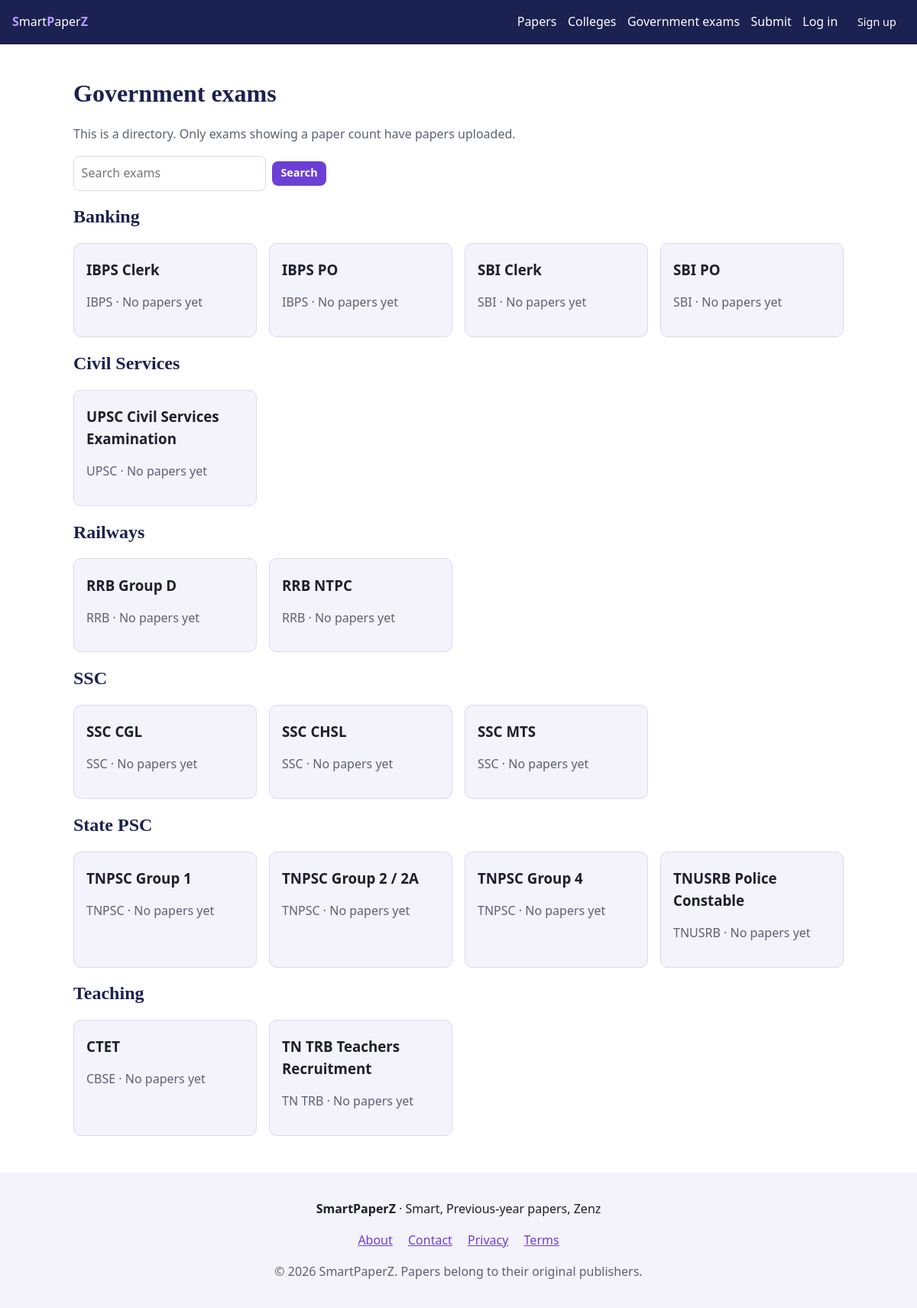
/exams, run on the app's committed database.
### tables this page shows
CREATE TABLE exams(id INTEGER PRIMARY KEY, name TEXT NOT NULL UNIQUE, category TEXT NOT NULL, body TEXT);

### app.py (the view)
    @app.route("/exams")
    def exams():
        qs = request.args.get("q", "").strip()
        rows = db.q("SELECT e.*, (SELECT COUNT(*) FROM papers p WHERE p.exam_id=e.id AND p.status='approved') n "
                    "FROM exams e WHERE e.name LIKE ? ORDER BY category, name", f"%{qs}%")
        return render_template("exams.html", rows=rows, q=qs)

### db.py (called while the page is built)
def get_db():
    if "db" not in g:
        g.db = sqlite3.connect(current_app.config["DATABASE"])
        g.db.row_factory = sqlite3.Row
        g.db.execute("PRAGMA foreign_keys=ON")
    return g.db

def q(sql, *a): return get_db().execute(sql, a).fetchall()

def init_app(app):
    @app.teardown_appcontext
    def close(_):
        d = g.pop("db", None)
        if d: d.close()

### templates/exams.html
{% extends 'base.html' %}{% block title %}Government exams{% endblock %}
{% block body %}<h1>Government exams</h1><p class="muted">This is a directory. Only exams showing a paper count have papers uploaded.</p>
<form class="filters" method="get"><input name="q" value="{{ q }}" placeholder="Search exams"><button class="btn sm">Search</button></form>
{% for cat, items in rows|groupby('category') %}<h2>{{ cat }}</h2><div class="grid">{% for e in items %}
<a class="card" href="{{ url_for('exam_detail', eid=e.id) }}"><h3>{{ e.name }}</h3><p class="muted">{{ e.body }} · {{ (e.n ~ ' papers') if e.n else 'No papers yet' }}</p></a>{% endfor %}</div>
{% else %}<div class="empty"><p>No exam matches that search.</p></div>{% endfor %}{% endblock %}

### static/css/style.css (style rules this page uses)
:root { --navy:#1b2150;--purple:#6d3fd6;--bg:#fff;--soft:#f4f2fb;--ink:#1d1f2e;--mut:#5d6075;--line:#dcd8ee }
* { box-sizing:border-box }
body { margin:0;font:16px/1.55 system-ui,"Segoe UI",sans-serif;color:var(--ink);background:var(--bg) }
a { color:var(--purple) }
h1,h2 { font-family:Georgia,"Times New Roman",serif;color:var(--navy);line-height:1.2 }
.btn { display:inline-block;background:var(--purple);color:#fff;border:0;border-radius:8px;padding:.65rem 1.1rem;font:inherit;font-weight:600;cursor:pointer;text-decoration:none }
.btn.sm { padding:.3rem .7rem;font-size:.9rem }
input,select,textarea { font:inherit;padding:.6rem;border:1px solid var(--line);border-radius:8px;background:var(--bg);color:var(--ink);max-width:100% }
.two,.grid { display:grid;grid-template-columns:repeat(auto-fill,minmax(240px,1fr));gap:1rem }
.panel,.card { display:block;background:var(--soft);border:1px solid var(--line);border-radius:10px;padding:1rem;text-decoration:none;color:var(--ink) }
.panel h2,.card h3 { margin:.2rem 0 }
.muted { color:var(--mut) }
.filters { display:flex;flex-wrap:wrap;gap:.5rem;align-items:center;margin:1rem 0 }

### data on the page
exams: category "Banking", name "IBPS Clerk", body "IBPS", n "No papers yet"
exams: name "IBPS PO", body "IBPS", n "No papers yet"
exams: name "SBI Clerk", body "SBI", n "No papers yet"
exams: name "SBI PO", body "SBI", n "No papers yet"
exams: category "Civil Services", name "UPSC Civil Services Examination", body "UPSC", n "No papers yet"
exams: category "Railways", name "RRB Group D", body "RRB", n "No papers yet"
exams: name "RRB NTPC", body "RRB", n "No papers yet"
exams: category "SSC", name "SSC CGL", body "SSC", n "No papers yet"
exams: name "SSC CHSL", body "SSC", n "No papers yet"
exams: name "SSC MTS", body "SSC", n "No papers yet"
exams: category "State PSC", name "TNPSC Group 1", body "TNPSC", n "No papers yet"
exams: name "TNPSC Group 2 / 2A", body "TNPSC", n "No papers yet"
exams: name "TNPSC Group 4", body "TNPSC", n "No papers yet"
exams: name "TNUSRB Police Constable", body "TNUSRB", n "No papers yet"
exams: category "Teaching", name "CTET", body "CBSE", n "No papers yet"
exams: name "TN TRB Teachers Recruitment", body "TN TRB", n "No papers yet"
